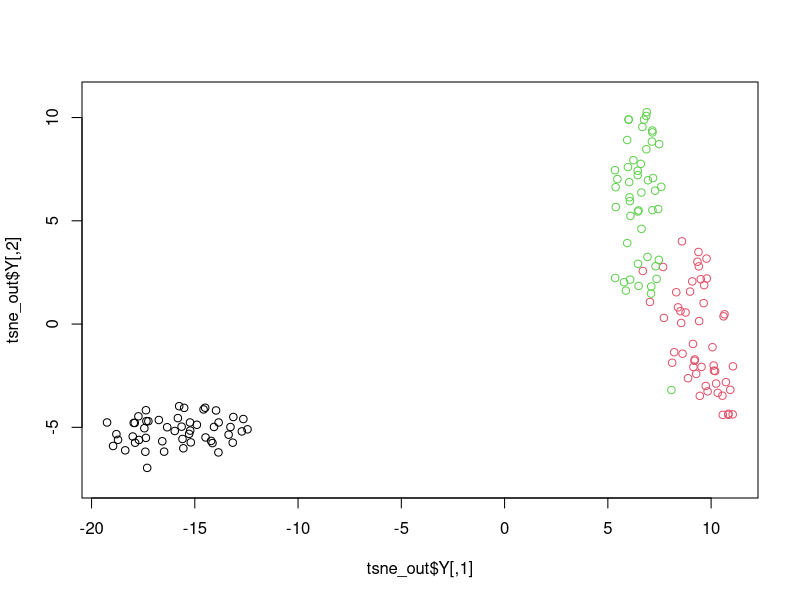
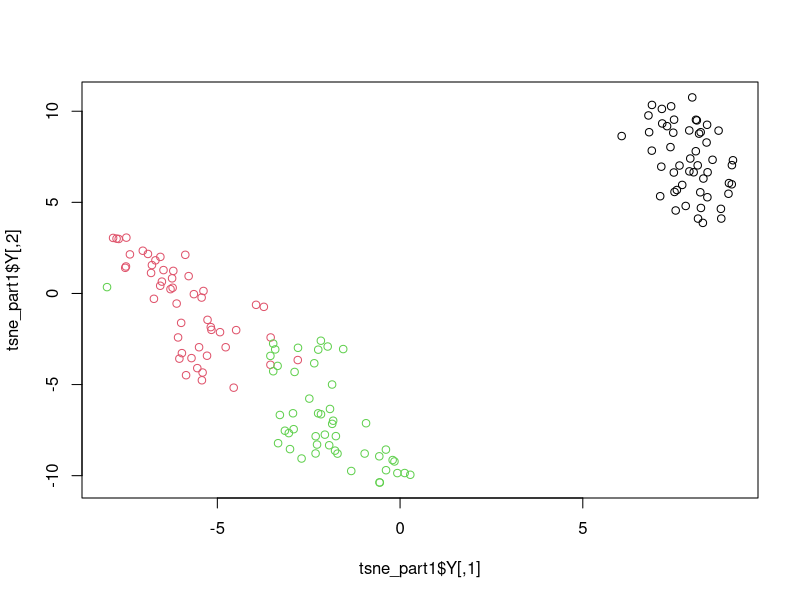
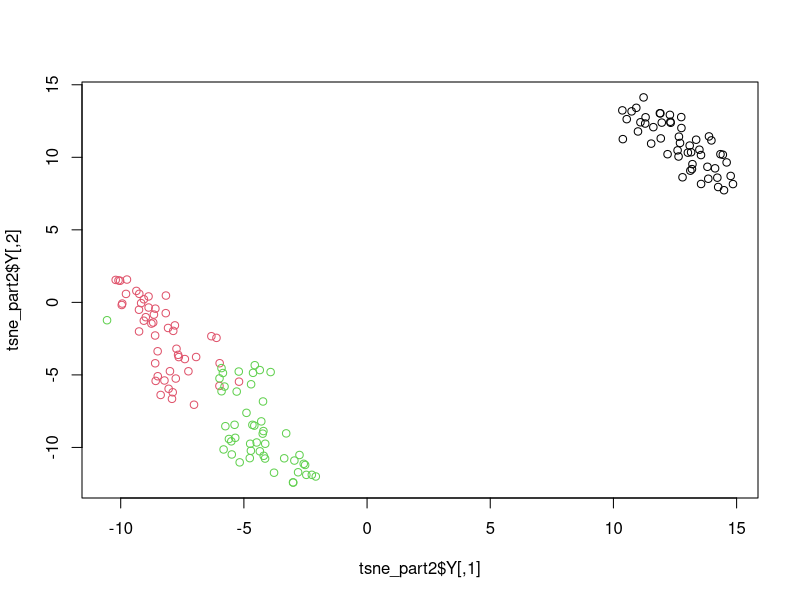

Reproduce these figures in R, in order. (Note: this script raises an error after producing the figures.)
## ---- chunk 1
knitr::opts_chunk$set(
  collapse = TRUE,
  comment = "#>",
  fig.path = "README-"
)
## ---- chunk 2
library(Rtsne) # Load package
iris_unique <- unique(iris) # Remove duplicates
set.seed(42) # Sets seed for reproducibility
tsne_out <- Rtsne(as.matrix(iris_unique[,1:4])) # Run TSNE
plot(tsne_out$Y,col=iris_unique$Species,asp=1) # Plot the result
## ---- chunk 3
tsne_part1 <- Rtsne(iris_unique[,1:4], theta = 0.0, pca = FALSE, max_iter = 350)
plot(tsne_part1$Y, col = iris_unique$Species)
## ---- chunk 4
tsne_part2 <- Rtsne(iris_unique[,1:4], theta = 0.0, pca = FALSE, max_iter = 150, Y_init=tsne_part1$Y)
plot(tsne_part2$Y, col = iris_unique$Species)
## ---- chunk 5
av <- aggregate(iris_matrix, by = list(species=iris_unique$Species), FUN = mean)
x <- rbind(iris_matrix, av[,2:5])
f <- c(rep(TRUE, nrow(iris_matrix)), rep(FALSE, 3))
yin <- rbind(tsne_part2$Y, matrix(rep(0,6), nrow = 3))
y <- Rtsne(x, theta = 0.0, pca = FALSE, Y_init = yin, fix = f)
plot(y$Y, col = c(iris_unique$Species, 3, 1, 2)) # Mix the outline colour
na <- nrow(y$Y)
nn <- na - nrow(av) + 1
points(y$Y[nn:na,], col = 1:3, pch = 20)
